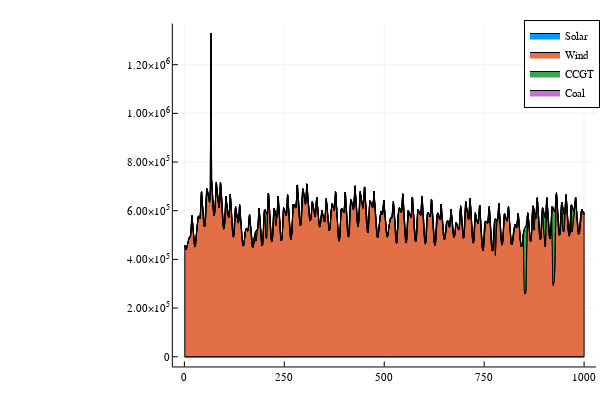

The notebook cell saved with this chart:
### Code cell
using Plots

@userplot StackedArea

# a simple "recipe" for Plots.jl to get stacked area plots
# usage: stackedarea(xvector, datamatrix, plotsoptions)
@recipe function f(pc::StackedArea)
    x, y = pc.args
    n = length(x)
    y = cumsum(y, dims=2)
    seriestype := :shape

    # create a filled polygon for each item
    for c=1:size(y,2)
        sx = vcat(x, reverse(x))
        sy = vcat(y[:,c], c==1 ? zeros(n) : reverse(y[:,c-1]))
        @series (sx, sy)
    end
end

a = X_gen_matrix[:,1]
b = X_gen_matrix[:,2]
c = X_gen_matrix[:,3]
d = X_gen_matrix[:,4]
sNames = ["Solar";"Wind";"CCGT";"Coal"]
x = nb_hours_ls

plotly()
stackedarea(x, [a b c d], labels=["Solar" "Wind" "CCGT" "Coal"])
#genplot(x, X_D[:])

### Figure 1 — Plotly figure (JSON) as saved in the notebook; plotly's stock layout.template omitted (floating-point values rounded to 4 significant figures; data arrays with more than 128 entries replaced by an {"elided": "..."} marker saying what was removed)
{"data": [{"fill": "tozeroy", "fillcolor": "rgba(0, 154, 250, 1.000)", "legendgroup": "Solar", "line": {"color": "rgba(0, 0, 0, 1.000)", "dash": "solid", "width": 1}, "mode": "lines", "name": "Solar", "showlegend": true, "type": "scatter", "x": {"elided": "2001 int values"}, "xaxis": "x1", "y": {"elided": "2001 int values"}, "yaxis": "y1"}, {"fill": "tozeroy", "fillcolor": "rgba(227, 111, 71, 1.000)", "legendgroup": "Wind", "line": {"color": "rgba(0, 0, 0, 1.000)", "dash": "solid", "width": 1}, "mode": "lines", "name": "Wind", "showlegend": true, "type": "scatter", "x": {"elided": "2001 int values"}, "xaxis": "x1", "y": {"elided": "2001 float values"}, "yaxis": "y1"}, {"fill": "tozeroy", "fillcolor": "rgba(62, 164, 78, 1.000)", "legendgroup": "CCGT", "line": {"color": "rgba(0, 0, 0, 1.000)", "dash": "solid", "width": 1}, "mode": "lines", "name": "CCGT", "showlegend": true, "type": "scatter", "x": {"elided": "2001 int values"}, "xaxis": "x1", "y": {"elided": "2001 float values"}, "yaxis": "y1"}, {"fill": "tozeroy", "fillcolor": "rgba(195, 113, 210, 1.000)", "legendgroup": "Coal", "line": {"color": "rgba(0, 0, 0, 1.000)", "dash": "solid", "width": 1}, "mode": "lines", "name": "Coal", "showlegend": true, "type": "scatter", "x": {"elided": "2001 int values"}, "xaxis": "x1", "y": {"elided": "2001 float values"}, "yaxis": "y1"}], "layout": {"annotations": [], "height": 400, "legend": {"bgcolor": "rgba(255, 255, 255, 1.000)", "bordercolor": "rgba(0, 0, 0, 1.000)", "borderwidth": 1, "font": {"color": "rgba(0, 0, 0, 1.000)", "family": "sans-serif", "size": 11}, "title": {"font": {"color": "rgba(0, 0, 0, 1.000)", "family": "sans-serif", "size": 15}, "text": ""}, "tracegroupgap": 0, "traceorder": "normal", "x": 1, "xanchor": "auto", "y": 1, "yanchor": "auto"}, "margin": {"b": 20, "l": 0, "r": 0, "t": 20}, "paper_bgcolor": "rgba(255, 255, 255, 1.000)", "plot_bgcolor": "rgba(255, 255, 255, 1.000)", "showlegend": true, "width": 600, "xaxis": {"anchor": "y", "domain": [0.288, 0.9934], "gridcolor": "rgba(0, 0, 0, 0.100)", "gridwidth": 0.5, "linecolor": "rgba(0, 0, 0, 1.000)", "mirror": false, "range": [-28.97, 1030.0], "showgrid": true, "showline": true, "showticklabels": true, "tickangle": 0, "tickcolor": "rgb(0, 0, 0)", "tickfont": {"color": "rgba(0, 0, 0, 1.000)", "family": "sans-serif", "size": 11}, "tickmode": "array", "ticks": "inside", "ticktext": ["0", "250", "500", "750", "1000"], "tickvals": [0, 250, 500, 750, 1000], "title": "", "titlefont": {"color": "rgba(0, 0, 0, 1.000)", "family": "sans-serif", "size": 15}, "type": "-", "visible": true, "zeroline": false, "zerolinecolor": "rgba(0, 0, 0, 1.000)"}, "yaxis": {"anchor": "x", "domain": [0.03762, 0.9902], "gridcolor": "rgba(0, 0, 0, 0.100)", "gridwidth": 0.5, "linecolor": "rgba(0, 0, 0, 1.000)", "mirror": false, "range": [-39870.0, 1369000.0], "showgrid": true, "showline": true, "showticklabels": true, "tickangle": 0, "tickcolor": "rgb(0, 0, 0)", "tickfont": {"color": "rgba(0, 0, 0, 1.000)", "family": "sans-serif", "size": 11}, "tickmode": "array", "ticks": "inside", "ticktext": ["0", "2.00×10<sup>5</sup>", "4.00×10<sup>5</sup>", "6.00×10<sup>5</sup>", "8.00×10<sup>5</sup>", "1.00×10<sup>6</sup>", "1.20×10<sup>6</sup>"], "tickvals": [0, 200000, 400000, 600000, 800000, 1000000, 1200000], "title": "", "titlefont": {"color": "rgba(0, 0, 0, 1.000)", "family": "sans-serif", "size": 15}, "type": "-", "visible": true, "zeroline": false, "zerolinecolor": "rgba(0, 0, 0, 1.000)"}}}
